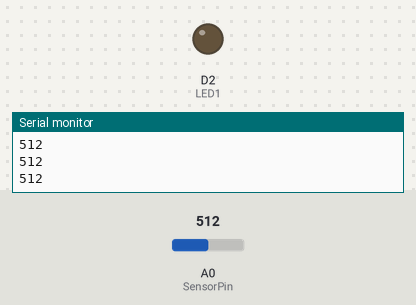
Simulated run of this sketch. Board: ESP8266 (NodeMCU). Shown: output pins drawn as LEDs (lit = HIGH), the last lines printed to the serial monitor. The inputs (shaded band) are chosen by the test bench; at power-on: A0 (SensorPin) = 512.

Above: at 1.2 s.
1.3 s: A0 (SensorPin) set to 788
2.8 s: A0 (SensorPin) set to 816
At 3.9 s:
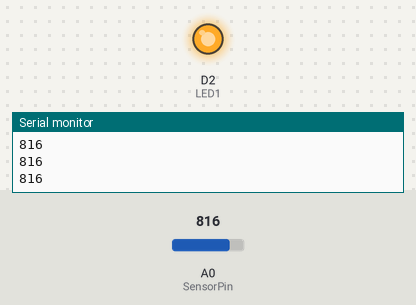
4.4 s: A0 (SensorPin) set to 790
At 5.2 s:
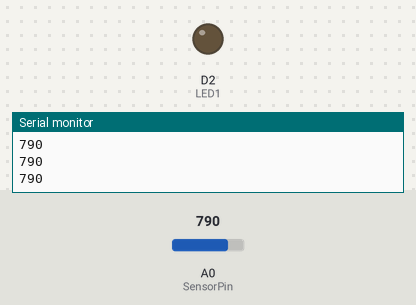
6.0 s: A0 (SensorPin) set to 810
At 6.6 s:
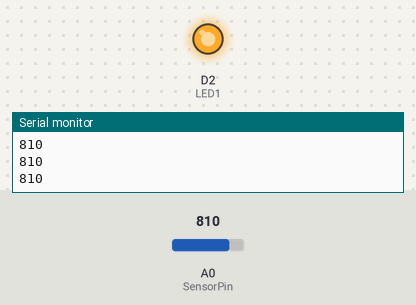
Timing chart, 0 to 8.6 s (numbered marks = the images above; inputs shaded):
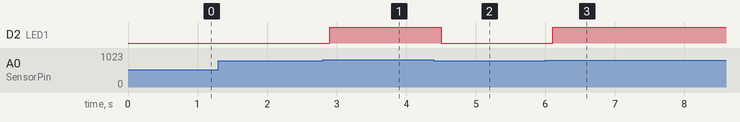

Measured:
- the behaviour switches between 799 and 800 on A0 (SensorPin) (found by bisection; images 0 and 1)
- after the input at 2.8 s, D2 (LED1): LOW → HIGH after 0.10 s
- after the input at 4.4 s, D2 (LED1): HIGH → LOW after 0.11 s
- after the input at 6.0 s, D2 (LED1): LOW → HIGH after 0.11 s

The sketch:

LAB5_LIGHT_SENSOR_.ino
```cpp
int SensorPin = A0;
int LED1 = D2;
int SensorValue = 0;
void setup(){
Serial.begin(9600);
pinMode(LED1,OUTPUT); }
void loop() {
SensorValue = analogRead(SensorPin);
Serial.println(SensorValue);
delay(100);
if(SensorValue<800){
    digitalWrite(LED1,LOW);
}
else{
digitalWrite(LED1,HIGH); }
}
```
